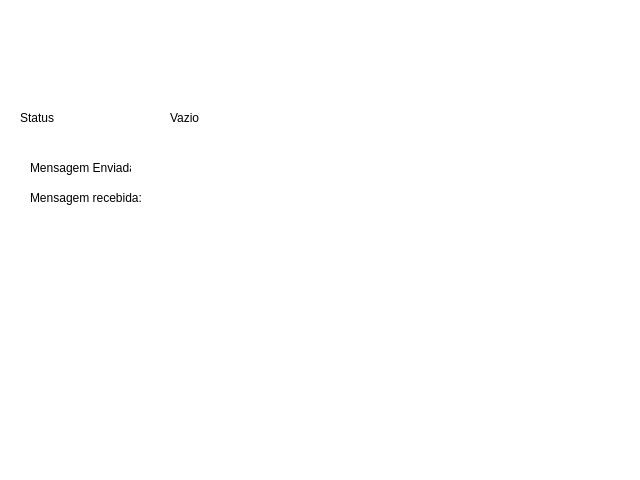
<?xml version="1.0" encoding="UTF-8"?>
<ui version="4.0">
 <class>MainWindow</class>
 <widget class="QMainWindow" name="MainWindow">
  <property name="geometry">
   <rect>
    <x>0</x>
    <y>0</y>
    <width>640</width>
    <height>480</height>
   </rect>
  </property>
  <property name="windowTitle">
   <string>MainWindow</string>
  </property>
  <property name="styleSheet">
   <string notr="true">background-color: rgb(255, 255, 255);</string>
  </property>
  <widget class="QWidget" name="centralwidget">
   <widget class="QLabel" name="label">
    <property name="geometry">
     <rect>
      <x>30</x>
      <y>190</y>
      <width>121</width>
      <height>16</height>
     </rect>
    </property>
    <property name="text">
     <string>Mensagem recebida:</string>
    </property>
   </widget>
   <widget class="QLabel" name="label_2">
    <property name="geometry">
     <rect>
      <x>160</x>
      <y>190</y>
      <width>451</width>
      <height>20</height>
     </rect>
    </property>
    <property name="text">
     <string/>
    </property>
   </widget>
   <widget class="QLabel" name="label_3">
    <property name="geometry">
     <rect>
      <x>30</x>
      <y>160</y>
      <width>101</width>
      <height>16</height>
     </rect>
    </property>
    <property name="text">
     <string>Mensagem Enviada:</string>
    </property>
   </widget>
   <widget class="QLabel" name="label_4">
    <property name="geometry">
     <rect>
      <x>140</x>
      <y>160</y>
      <width>481</width>
      <height>16</height>
     </rect>
    </property>
    <property name="text">
     <string/>
    </property>
   </widget>
   <widget class="QLabel" name="label_5">
    <property name="geometry">
     <rect>
      <x>20</x>
      <y>110</y>
      <width>121</width>
      <height>16</height>
     </rect>
    </property>
    <property name="text">
     <string>Status</string>
    </property>
   </widget>
   <widget class="QLabel" name="label_6">
    <property name="geometry">
     <rect>
      <x>170</x>
      <y>110</y>
      <width>401</width>
      <height>16</height>
     </rect>
    </property>
    <property name="text">
     <string>Vazio</string>
    </property>
   </widget>
  </widget>
  <widget class="QStatusBar" name="statusbar"/>
 </widget>
 <resources/>
 <connections/>
</ui>
